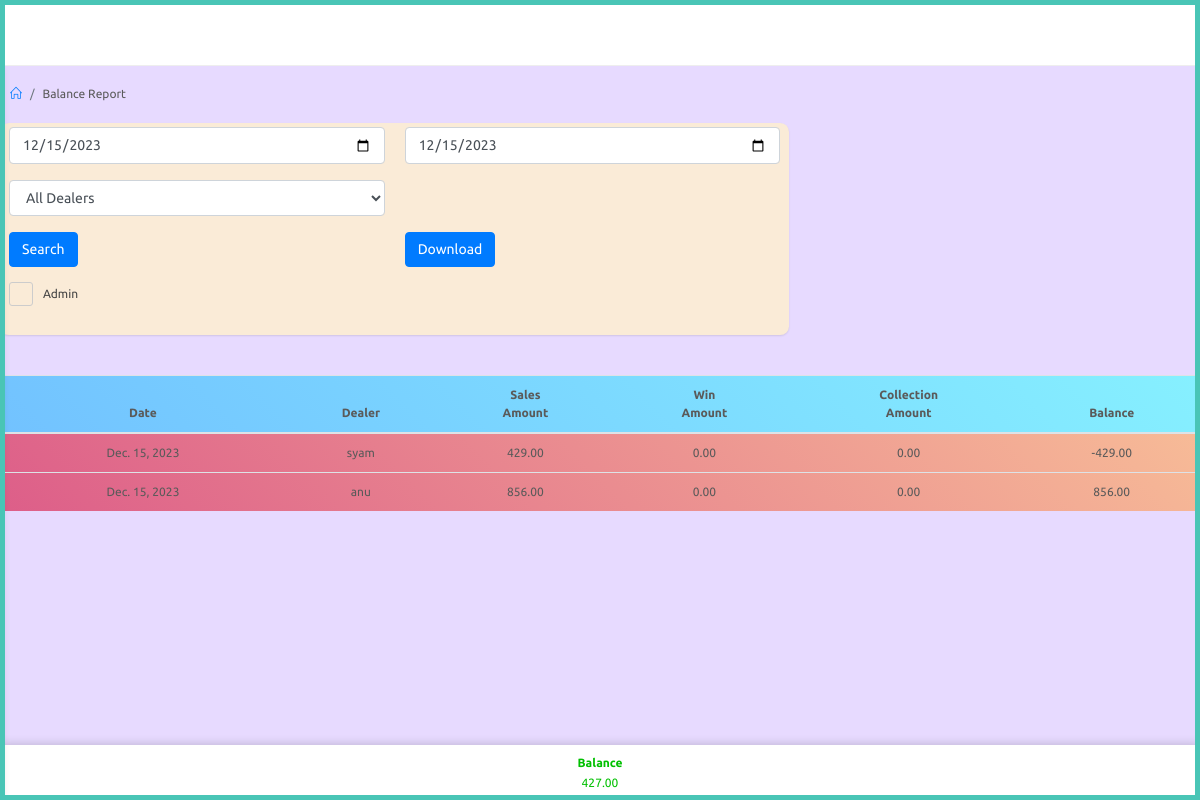
Screenshot of /agent/balance-report (signed in) with the database file from the repository.
### website/models.py (models this page shows)
class Agent(models.Model):
    user = models.OneToOneField(User,on_delete=models.CASCADE,related_name="agent")
    agent_name = models.CharField(max_length=100,null=True)
    phone_number = models.CharField(max_length=100,null=True)
    def __str__(self):
        return str(self.user)

class User(AbstractUser):
    is_agent = models.BooleanField("is agent", default=False)
    is_dealer = models.BooleanField("is dealer", default=False)

class Dealer(models.Model):
    user = models.OneToOneField(User,on_delete=models.CASCADE,related_name="dealer")
    agent = models.ForeignKey(Agent,on_delete=models.CASCADE,null=True)
    dealer_name = models.CharField(max_length=100,null=True)
    phone_number = models.CharField(max_length=100,null=True)
    def __str__(self):
        return str(self.user)

### agent/views.py (the view, shortened to what this page needs)
# urls.py: path('balance-report',views.balance_report,name="balance_report"),
@login_required
@agent_required
def balance_report(request):
    agent_obj = Agent.objects.get(user=request.user)
    dealers = Dealer.objects.filter(agent=agent_obj).all()
    collection = DealerCollectionReport.objects.filter().all()
    ist = pytz_timezone('Asia/Kolkata')
    current_date = timezone.now().astimezone(ist).date()
    report_data = []
    total_balance = []
    admin_report = []
    agent_games = AgentGame.objects.filter(date=current_date, agent=agent_obj)
    print(agent_games)
    agent_total_d_amount = agent_games.aggregate(agent_total_d_amount=Sum('c_amount'))['agent_total_d_amount'] or 0
    collection = CollectionReport.objects.filter(date=current_date, agent=agent_obj)
    winning = Winning.objects.filter(agent=agent_obj,date=current_date).aggregate(total_winning=Sum('total'))['total_winning'] or 0
    from_agent = collection.filter(from_or_to='received').aggregate(collection_amount=Sum('amount'))['collection_amount'] or 0
    to_agent = collection.filter(from_or_to='paid').aggregate(collection_amount=Sum('amount'))['collection_amount'] or 0
    total_collection_amount = to_agent - from_agent
    win_amount = float(winning)
    total_d_amount = agent_total_d_amount
    balance = float(winning) - float(total_d_amount) - float(total_collection_amount)
    if total_d_amount:
        report_data.append({
            'date' : current_date,
            'dealer': agent_obj,
            'total_d_amount': total_d_amount,
            'from_or_to' : total_collection_amount,
            'balance' : balance,
            'win_amount' : win_amount,
        })
    for dealer in dealers:
        dealer_games = DealerGame.objects.filter(date=current_date, agent=agent_obj,dealer=dealer)
        print(dealer_games)
        collection = DealerCollectionReport.objects.filter(date=current_date, dealer=dealer)
        print(collection)
        winning = Winning.objects.filter(dealer=dealer,date=current_date).aggregate(total_winning=Sum('total_admin'))['total_winning'] or 0
        dealer_total_d_amount = dealer_games.aggregate(dealer_total_d_amount=Sum('c_amount'))['dealer_total_d_amount'] or 0
        total_d_amount = dealer_total_d_amount
        from_agent = collection.filter(from_or_to='received').aggregate(collection_amount=Sum('amount'))['collection_amount'] or 0
        to_agent = collection.filter(from_or_to='paid').aggregate(collection_amount=Sum('amount'))['collection_amount'] or 0
        total_collection_amount = from_agent - to_agent
        win_amount = float(winning)
        balance = float(total_d_amount) - float(total_collection_amount) - float(winning)
        if total_d_amount:
            report_data.append({
                'date' : current_date,
                'dealer': dealer,
                'total_d_amount': total_d_amount,
                'from_or_to' : total_collection_amount,
                'balance' : balance,
                'win_amount' : win_amount
            })
    total_balance = sum(entry['balance'] for entry in report_data)
    agent_games = AgentGame.objects.filter(date=current_date, agent=agent_obj)
    dealer_games = DealerGame.objects.filter(date=current_date, agent=agent_obj)
    agent_total_d_amount_admin = agent_games.aggregate(agent_total_d_amount=Sum('c_amount'))['agent_total_d_amount'] or 0
    dealer_total_d_amount_admin = dealer_games.aggregate(dealer_total_d_amount=Sum('c_amount_admin'))['dealer_total_d_amount'] or 0
    print(dealer_total_d_amount_admin,"dealer")
    collection_admin = CollectionReport.objects.filter(date=current_date, agent=agent_obj)
    winning_agent_admin = Winning.objects.filter(agent=agent_obj,date=current_date).aggregate(total_winning=Sum('total'))['total_winning'] or 0
    winning_dealer_admin = Winning.objects.filter(dealer__agent=agent_obj,date=current_date).aggregate(total_winning=Sum('total_admin'))['total_winning'] or 0
    from_agent = collection_admin.filter(from_or_to='received').aggregate(collection_amount=Sum('amount'))['collection_amount'] or 0
    to_agent = collection_admin.filter(from_or_to='paid').aggregate(collection_amount=Sum('amount'))['collection_amount'] or 0
    total_collection_amount = to_agent - from_agent
    win_amount_admin = float(winning_agent_admin) + float(winning_dealer_admin)
    total_d_amount_admin = agent_total_d_amount_admin + dealer_total_d_amount_admin
    balance_admin = float(win_amount_admin) - float(total_d_amount_admin) - float(total_collection_amount)
    admin_report.append({
        'date' : current_date,
        'admin': 'admin',
        'total_d_amount_admin': total_d_amount_admin,
        'from_or_to' : total_collection_amount,
        'balance_admin' : balance_admin,
        'win_amount_admin' : win_amount_admin
    })
    total_balance_admin = sum(entry['balance_admin'] for entry in admin_report)
    print(admin_report)
    context = {
        'dealers' : dealers,
        'selected_agent' : 'all',
        'report_data': report_data,
        'admin_report': admin_report,
        'total_balance' : total_balance,
        'total_balance_admin' : total_balance_admin,
    }
    return render(request, 'agent/balance_report.html',context)

### agent/models.py (called while the page is built)
    def __str__(self):
        return str(self.agent)

### dealer/models.py (called while the page is built)
    def __str__(self):
        return str(self.dealer)

### templates/agent/balance_report.html (shortened to what this page needs)
{% extends 'agent/partials/base.html' %}
{% load static %}
{% block content %}
<div id="main-content">
    <div class="container-fluid">
        <div class="block-header">
            <div class="row header">
                <div class="col-lg-12 col-md-12 col-sm-12">
                    <ul class="breadcrumb">
                        <li class="breadcrumb-item"><a href="{% url 'adminapp:index' %}"><i class="icon-home"></i></a>
                        </li>
                        <li class="breadcrumb-item">Balance Report</li>
                    </ul>
                </div>
            </div>
        </div>
        <div class="row clearfix" style="padding-bottom: 10px;">
            <form method="POST">
                <div class="col-lg-12 col-md-12 col-sm-12" style="padding-left: 0px;padding-right: 0px;">
                    <div class="card" style="padding-left: 0px;padding-right: 0px;background-color: antiquewhite;">
                        <div class="body">
                            <div class="col-lg-12">
                                    <div class="body">
                                        <div class="row clearfix" style="padding-left: 0px;padding-right: 0px;">
                                            <div class="col-md-6 col-6">
                                                <div class="form-group">
                                                    <input type="date" class="form-control" id="from-date"
                                                        name="from-date">
                                                </div>
                                            </div>
                                            <div class="col-md-6 col-6">
                                                <div class="form-group">
                                                    <input type="date" class="form-control" id="to-date" name="to-date">
                                                </div>
                                            </div>
                                            <div class="col-md-6 col-6">
                                                <div class="form-group">
                                                    <select class="form-control show-tick ms select2"
                                                        data-placeholder="Select" name="select-agent" id="agent">
                                                        <option value="all">All Dealers</option>
                                                    </select>
                                                </div>
                                            </div>
                                            <div class="col-md-6 col-6">
                                            </div>
                                            <div class="col-md-6 col-6">
                                                <div class="form-group">
                                                    <button type="submit" class="btn btn-primary">Search</button>
                                                </div>
                                            </div>
                                            <div class="col-md-6 col-6">
                                                <div class="form-group">
                                                    <button class="btn btn-primary" id="pdfButton" onclick="generateAndOpenPDF()" type="submit">Download</button>
                                                </div>
                                            </div>
                                            <div class="col-lg-2 col-md-6 col-6">
                                                <div class="form-group">
                                                    <label class="control-inline fancy-checkbox ml-auto">
                                                        <span>Admin</span>
                                                    </label>
                                                </div>
                                            </div>
                                        </div>
                                    </div>
                                </div>
                            </div>
                        </div>
                    </div>
                </div>
        </div>
    </div>
</div>
<div class="body">
    <div class="table-responsive">
        <table class="table m-b-0"style="border: 2px ; width: 100%;height: 30%;">
            <thead class="l-blue">
                <tr>
                    <th class="th">Date</th>
                    <th class="th">Dealer</th>
                    <th class="th">Sales<br>Amount</th>
                    <th class="th">Win<br>Amount</th>
                    <th class="th">Collection<br>Amount</th>
                    <th class="th">Balance</th>
                </tr>
            </thead>
            <tbody class="not-summary l-blush normal-row">
                {% for data in report_data %}
                <tr style="text-align: center;">
                    <td class="td2">{{data.date}}</td>
                    <td class="td3">{{data.dealer.user}}</td>
                    <td class="td2">{{data.total_d_amount|floatformat:2}}</td>
                    <td class="td3">{{data.win_amount|floatformat:2}}</td>
                    <td class="td3">{{data.from_or_to|floatformat:2}}</td>
                    <td class="td2">{{data.balance|floatformat:2}}</td>
                </tr>
                {% endfor %}
            </tbody>
        </table>
    </div>
    <div style="padding-top: 50px;"></div>
</div>
<nav class="navbar-bottom normal-row" id="btotal" >
    <table>
        <thead>
            <tr>
                {% if total_balance|default:0|add:0 >= 0 %}
                <th class="th1" style="color: rgb(0, 192, 0);">Balance</th>
                {% else %}
                <th class="th1" style="color: red;">Balance</th>
                {% endif %}
            </tr>
        </thead>
        <tbody>
            <tr>
                {% if total_balance|default:0|add:0 >= 0 %}
                <td class="td1" style="color: rgb(0, 192, 0);">{{total_balance|floatformat:2}}</td>
                {% else %}
                <td class="td1" style="color: red;">{{total_balance|floatformat:2}}</td>
                {% endif %}
            </tr>
        </tbody>
    </table>
</nav>
{% endblock %}

### static/css/color_skins.css (style rules this page uses)
.theme-cyan:before, .theme-cyan:after { background: #49c5b6 }

### templates/agent/balance_report.html (style rules this page uses)
.navbar-bottom { position: fixed; bottom: 0; width: 100%; height: 55px; box-shadow: 0 0 10px rgba(0, 0, 0, 0.2); background-color: #ffffff; overflow-x: auto; justify-content: space-evenly; display: flex; flex-direction: column; }
.th { text-align: center; }
.td2 { text-align: center; }
.td3 { text-align: center; }
.th1, .td1 { text-align: center; }

### rows the page displays
Agent: date "Dec. 15, 2023", dealer.user "syam", total_d_amount "429.00", win_amount "0.00", from_or_to "0.00", balance "-429.00"
Dealer: date "Dec. 15, 2023", dealer.user "anu", total_d_amount "856.00", win_amount "0.00", from_or_to "0.00", balance "856.00"

### other values shown
{{ total_balance|floatformat:2 }} "427.00"
